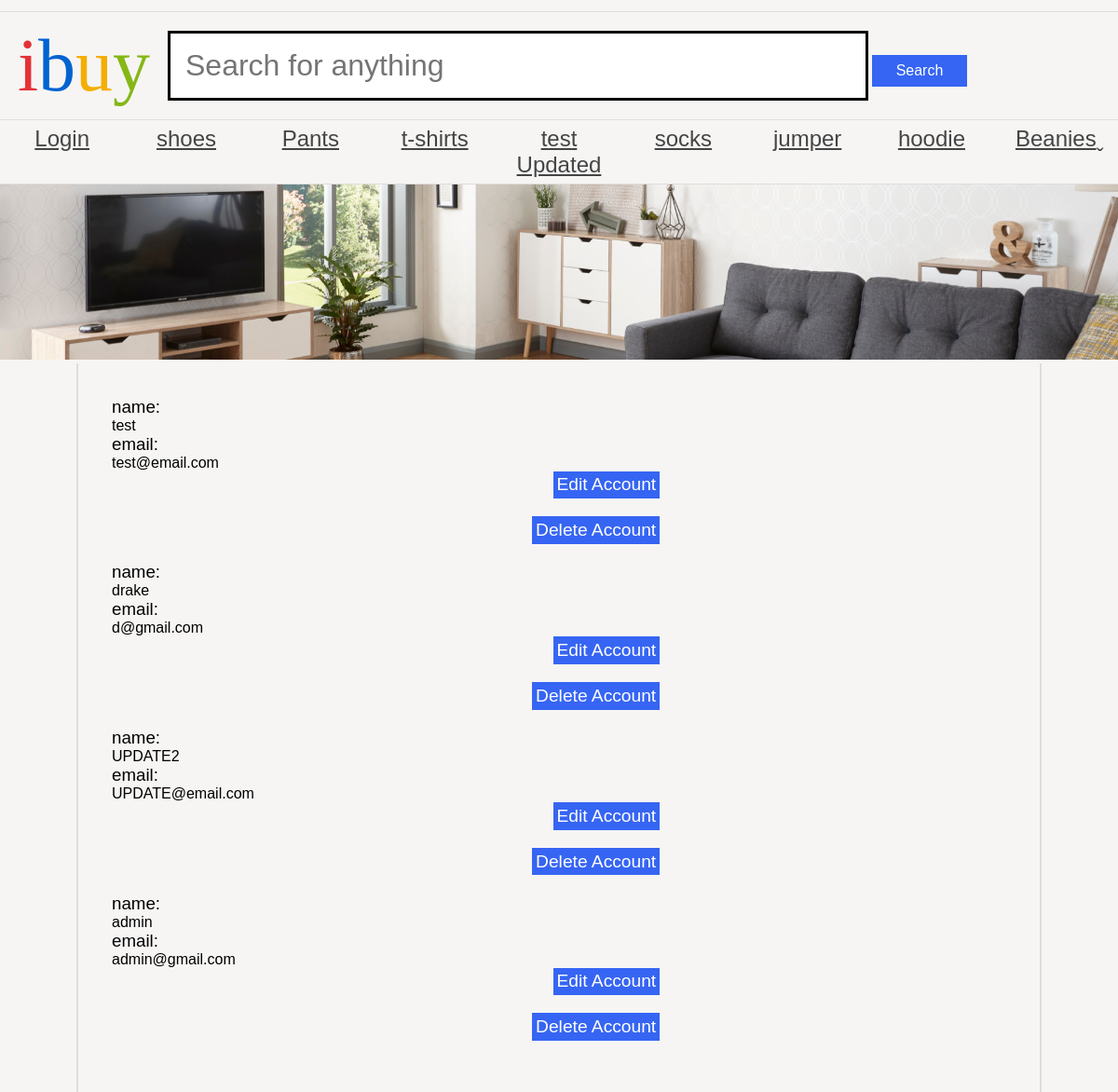
The app's page /as1/public/manageAdmins.php with its own data.
### tables this page shows
CREATE TABLE `category` (
  `categoryId` int(11) NOT NULL AUTO_INCREMENT,
  `name` varchar(45) DEFAULT NULL,
  PRIMARY KEY (`categoryId`)
);

CREATE TABLE `user` (
  `userId` int(11) NOT NULL AUTO_INCREMENT,
  `name` varchar(45) DEFAULT NULL,
  `email` varchar(45) DEFAULT NULL,
  `password` varchar(255) DEFAULT NULL,
  `level` int(11) DEFAULT NULL,
  PRIMARY KEY (`userId`)
);

### as1/public/functions.php (called while the page is built, shortened)
<?php
function find($pdo, $table, $field, $value) {
	$stmt = $pdo->prepare('SELECT * FROM ' . $table . ' WHERE ' . $field . ' = :value');
	$criteria = [
		'value' => $value
	];
	$stmt->execute($criteria);
	return $stmt->fetchAll();
}

### as1/public/manageAdmins.php (the view, shortened to what this page needs)
<?php
    require 'functions.php';
    require 'nav.php';
    include 'setup.php';
$recordOfAdmins = find($pdo,'user','level','2');
foreach($recordOfAdmins as $adminRow){
     echo'<h3><label>name:</label><h3>';
     echo'<h4>'.$adminRow['name'].' </h4>';
    echo'<h3><label>email:</label></h3>';
    echo'<h4>'.$adminRow['email'].' </h4>';
    echo'<form action=editAdmin.php?id='.$adminRow['userId'].' method="POST">';
    echo'<input type="submit" name="editAdmin" value="Edit Account">';
    echo'</form>';
    echo'<form action=deleteAdmin.php?id='.$adminRow['userId'].' method="POST">';
    echo'<input type="submit" name="deleteAdmin" value="Delete Account">';
    echo'</form>';
}
?>

### as1/public/nav.php (shortened to what this page needs)
<?php
include 'setup.php';
$stmt = $pdo->prepare('SELECT categoryId, name FROM category');
$stmt->execute();
?>
<!DOCTYPE html>
<html>
	<head>
		<link rel="stylesheet" href="ibuy.css" />
	</head>
	<body>
		<header>
			<h1><span class="i">i</span><span class="b">b</span><span class="u">u</span><span class="y">y</span></h1>
			<?php
			echo'<form action="search.php?search=" method="GET">
				<input type="text" name="searchSpace" placeholder="Search for anything" />
				<input type="submit" name="submit" value="Search" />
			</form>';
			?>
		</header>
		<nav>
			<ul>
			<li><a href="login.php">Login</a></li>
			<?php
			while($category = $stmt->fetch()) {
			echo '<li><a class="categoryLink" href="category.php?id=' . $category['categoryId'] . '">' . $category['name'] .'</a>';
			};
			?>
			</ul>
		</nav>
		<img src="banners/1.jpg" alt="Banner" />
		<main>

### as1/public/ibuy.css (style rules this page uses)
* { margin: 0; padding: 0; }
body { font-family: 'Oxygen-Regular', sans-serif; background-color: #f6f5f4; max-width: 100vw; overflow-x: hidden; }
h1, h2, h3, h4 { font-weight: normal; }
a, a:visited { color: #444; }
header { margin-top: 1vw; font-family: 'Univers-Light-Normal'; display: grid; grid-template-columns: 15% 85%; align-items: center; padding-top: 1vw; padding-bottom: 1vw; border-top: 1px solid #ddd; border-bottom: 1px solid #ddd; }
header h1 { text-align: center; font-size: 5em; }
form { display: block; }
header form input[type=text] { border: 3px solid black; font-size: 2em; padding: 0.5em; width: 70%; }
body > img { width: 100vw; }
header form input[type=submit] { background-color: #3665f3; color: white; width: 10%; font-size: 1em; padding: 0.5em; cursor: pointer; border: 0; }
header .i { color: #e43137; }
header .b { color: #0063d1; }
header .u { color: #f4ae01; }
header .y { color: #85b716; }
body > nav { border-bottom: 1px solid #ddd; }
body > nav ul li:last-child a:after { content: 'ˬ'; position: absolute; }
body > nav ul { display: flex; width: 100vw; list-style-type: none; }
body > nav ul li { flex: 1; }
body > nav ul li a { display: block; text-align: center; padding-top: 0.5vw; padding-bottom: 0.5vw; font-size: 1.5em; }
main { padding: 3vw; display: block; overflow: hidden; width: 80vw; margin: auto; border-left: 2px solid #ddd; border-right: 2px solid #ddd; }
main form { display: flex; flex-wrap: wrap; width: 50vw; }
main form label, main form input { flex-grow: 1; width: 10vw; margin-bottom: 1em; margin-right: 1vw; margin-left: 1vw; }
main form input[type=submit] { background-color: #3665f3; color: white; flex-grow: 0; margin-left: auto; font-size: 1.2em; padding: 0.2em; cursor: pointer; border: 0; width: fit-content; }

### records on screen
category: name "shoes"
category: name "Pants"
category: name "t-shirts"
category: name "test Updated"
category: name "socks"
category: name "jumper"
category: name "hoodie"
category: name "Beanies"
user: name "test", email "test@email.com"
user: name "drake", email "d@gmail.com"
user: name "UPDATE2", email "UPDATE@email.com"
user: name "admin", email "admin@gmail.com"
